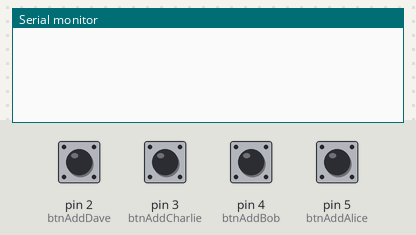
This sketch was run on a simulated Arduino Uno, built with avr-gcc and run on an emulated ATmega328P. Parts: the last lines printed to the serial monitor. The inputs (shaded band) are chosen by the test bench; at power-on: pin 2 (btnAddDave), pin 3 (btnAddCharlie), pin 4 (btnAddBob), pin 5 (btnAddAlice) HIGH.

Above: at 1.2 s.
1.3 s: pin 2 (btnAddDave) pulled LOW for 0.15 s
At 1.6 s:
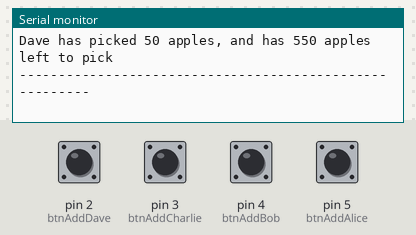
2.9 s: pin 3 (btnAddCharlie) pulled LOW for 0.15 s
At 4.1 s:
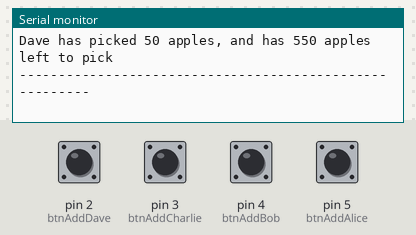
4.5 s: pin 4 (btnAddBob) pulled LOW for 0.15 s
6.1 s: pin 5 (btnAddAlice) pulled LOW for 0.15 s
7.7 s: pin 2 (btnAddDave) pulled LOW for 1 s
At 8.9 s:
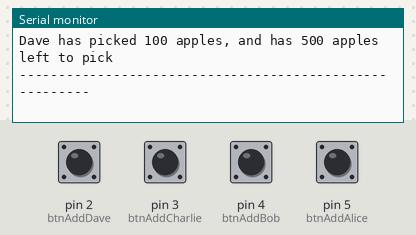
10.2 s: pin 3 (btnAddCharlie) pulled LOW for 1 s
At 10.8 s:
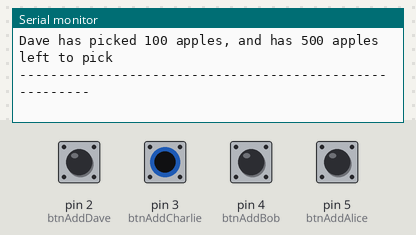
Timing chart, 0 to 13.2 s (numbered marks = the images above; inputs shaded):
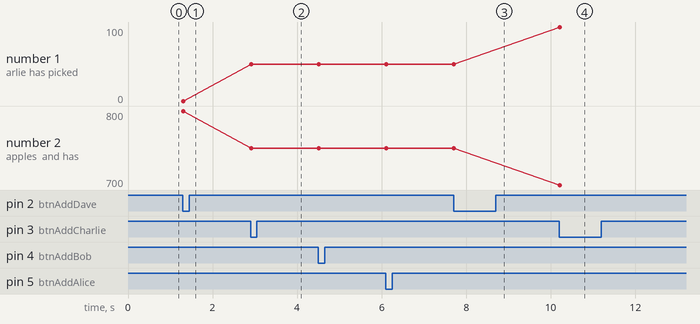

The sketch:

FruitPickers5.ino
```cpp
/*
  Example sketch FruitPickers5.ino version 7.01.
  From Kjell & Company's book "Hur funkar Arduino?" version 7.01.
  From Kjell & Company's book "Hvordan virker Arduino?" version 7.01.

  This code is in the public domain.
*/


// Include the button library
#include <Button.h>

// Create a button object for each GPIO pin in use
Button btnAddAlice(5);
Button btnAddBob(4);
Button btnAddCharlie(3);
Button btnAddDave(2);

// Declare global arrays for names and targets
const String names[] = {"Alice", "Bob", "Charlie", "Dave"};
long fruitsStatus[4];
const long fruitsTarget[] = {1000, 1200, 800, 600};

// Define global variable for basket size
const int basketSize = 50;

void setup() {

  // Open serial connection at 115200 Bd.
  Serial.begin(115200);

  // Start buttons
  btnAddAlice.begin();
  btnAddBob.begin();
  btnAddCharlie.begin();
  btnAddDave.begin();
}

void loop() {
  if(btnAddAlice.pressed()){
    updateStatus(basketSize, 0);
  }
  if(btnAddBob.pressed()){
    updateStatus(basketSize, 1);
  }
  if(btnAddCharlie.pressed()){
    updateStatus(basketSize, 2);
  }
  if(btnAddDave.pressed()){
    updateStatus(basketSize, 3);
  }
}

void updateStatus(long amount, int person){
  fruitsStatus[person] = fruitsStatus[person] + amount;

  // Print status
  for(int i = 0; i<=3; i++){
    Serial.print(names[i]);
    Serial.print(" has picked ");
    Serial.print(fruitsStatus[i]);
    Serial.print(" apples, and has ");

    // Check if target is reached
    if(fruitsStatus[i] < fruitsTarget[i]){
      Serial.print(fruitsTarget[i]-fruitsStatus[i]);
    }
    else{
      Serial.print("no");
    }

    Serial.println(" apples left to pick");
  }
  Serial.println("--------------------------------------------------------");
}
```

Measured:
- after the input at 1.3 s, the serial monitor: prints a new line at once (image 1)
- after the input at 2.9 s, the serial monitor: prints a new line at once (image 2)
- after the input at 7.7 s, the serial monitor: prints a new line at once (image 3)
- after the input at 10.2 s, the serial monitor: prints a new line at once (image 4)
- plotted number 2: 800 → 750 after the input at 2.9 s, 750 → 700 after the input at 10.2 s
